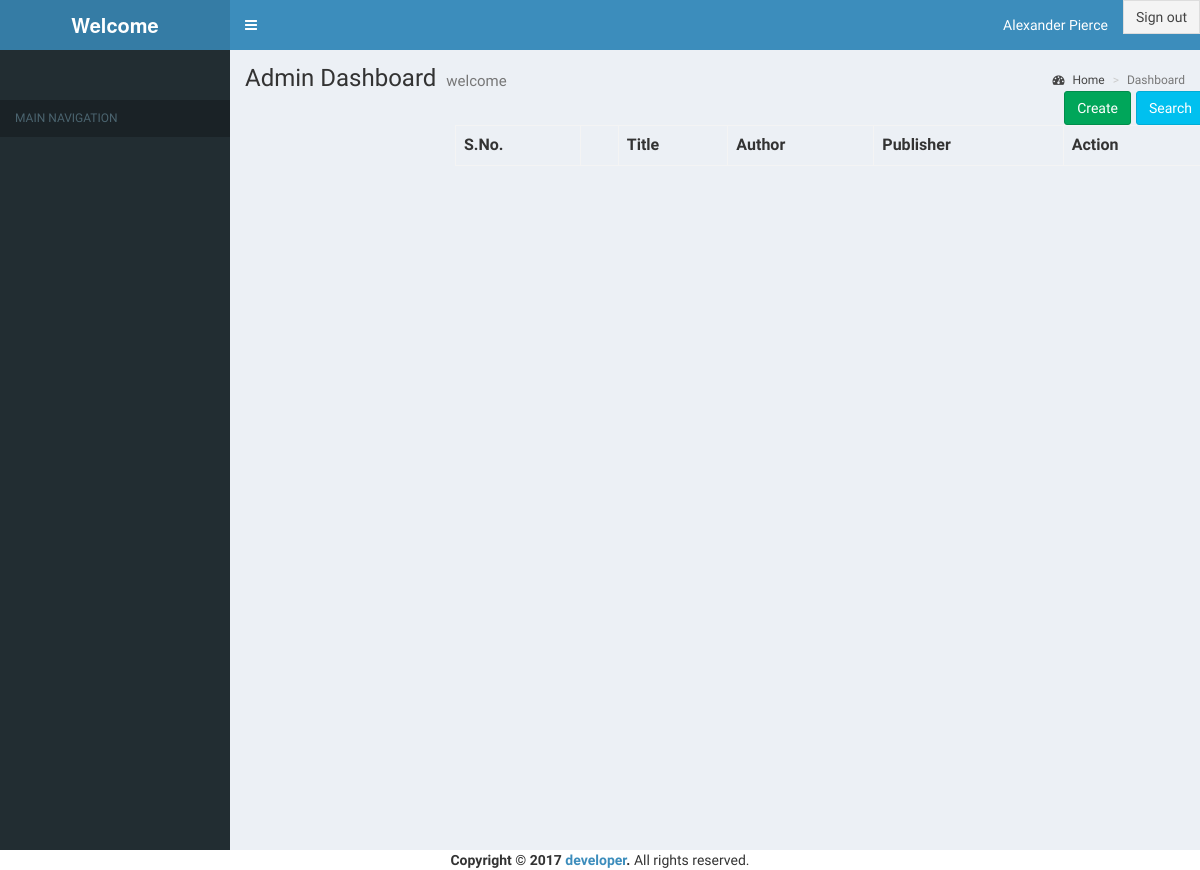
The page /welcome.php?username= (signed in) on the database as committed earlier.
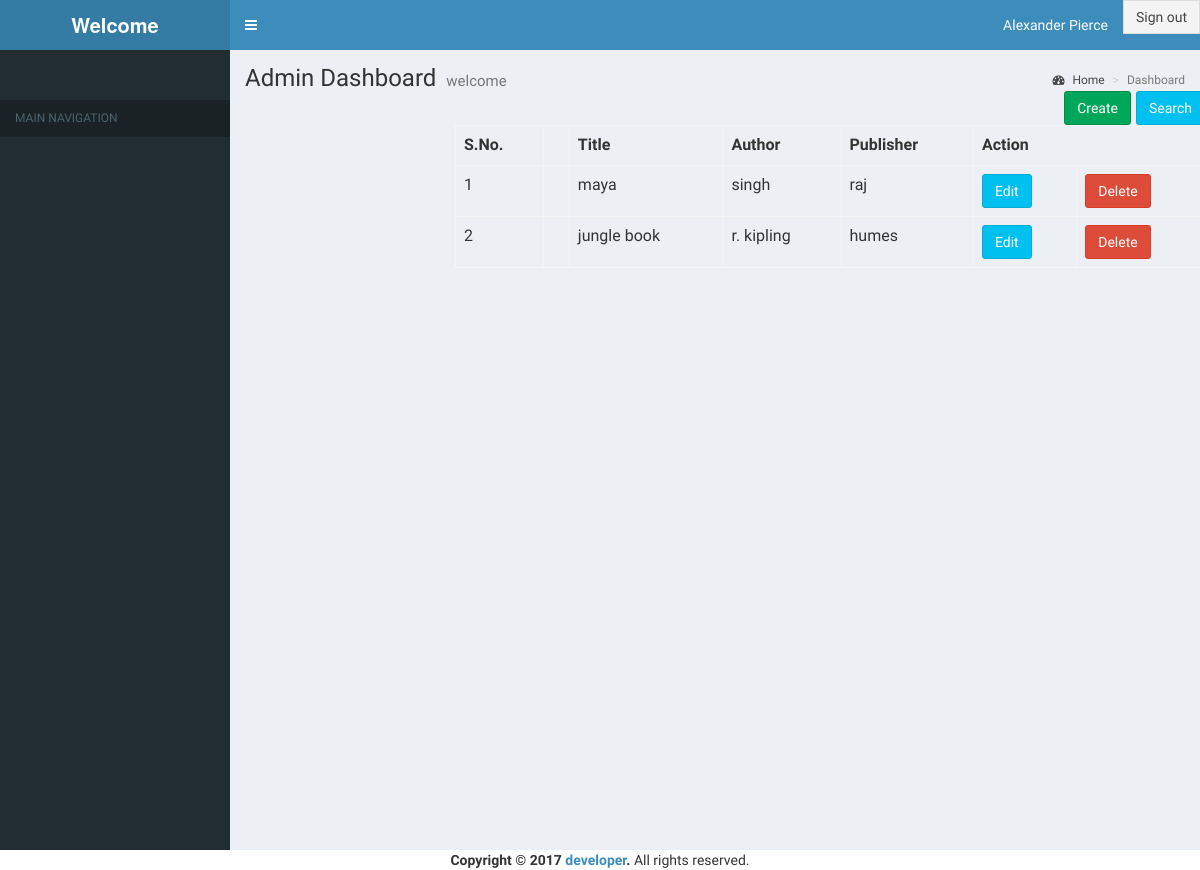
The same page on the database as committed later.
### tables this page shows
CREATE TABLE `book` (
  `id` int(11) NOT NULL,
  `title` varchar(255) NOT NULL,
  `author` varchar(255) NOT NULL,
  `publisher` varchar(255) NOT NULL,
  `created_at` date NOT NULL,
  `updated_at` date NOT NULL
);

### config/config.php (called while the page is built, shortened)
<?php
class Database{
    public function __construct(){
        $pdoOptions=array(
        PDO::ATTR_ERRMODE=>PDO::ERRMODE_EXCEPTION,
        PDO::ATTR_EMULATE_PREPARES=>false
    );
    try{
    $this->con =new PDO(
        "mysql:host=" . MYSQL_HOST . ";dbname=" . MYSQL_DATABASE,
        MYSQL_USER,
        MYSQL_PASSWORD,
        $pdoOptions
            );
    }
    catch(PDOException $ex){
        echo('not connected');
    }
        }
}
?>

### actions/fetchAllBookRecord.php (called while the page is built)
<?php
require 'config/config.php';
class bookRecord extends Database{
    public function fetch_record(){
        $sql="SELECT * FROM book";
        $stmt = $this->con->prepare($sql);
        $stmt->execute();
        $array=array();
        while($row = $stmt->fetch(PDO::FETCH_ASSOC)){
            $array[]=$row;
        }
        return $array;
    }
}
$bookRecord=new bookRecord;
$allBook=$bookRecord->fetch_record();
?>

### welcome.php (the view, shortened to what this page needs)
<?php session_start();
require('actions/fetchAllBookRecord.php');
?>
<html>
    <head>
    </head>
<body class="hold-transition skin-blue sidebar-mini">
<header class="main-header"><?php include('header.php'); ?></header>
<div class="wrapper">
<aside class="main-sidebar">
    <section class="sidebar">
    <ul class="sidebar-menu">
        <li class="header">MAIN NAVIGATION</li>
    </ul>
    </section>
</aside>
<div class="content-wrapper">
<section class="content-header">
    <h1>
        Admin Dashboard
        <small>welcome</small>
    </h1>
    <ol class="breadcrumb">
        <li><a href="#"><i class="fa fa-dashboard"></i> Home</a></li>
        <li class="active">Dashboard</li>
    </ol>
    <div class="container">
        <div class="row">
            <div class="col-md-2"></div>
            <div class="col-md-8">
                <div class="text-right btn-toolbar">
                    <button type="button" class="btn btn-info pull-right" data-toggle="modal" data-target="#searchModel">Search</button>
                    <a href="create.php" class="btn btn-success pull-right">Create</a>
                </div>
                <table class="table table-bordered">
                    <tr>
                        <th>S.No.<th>
                        <th>Title</th>
                        <th>Author</th>
                        <th>Publisher</th>
                        <th colspan="2">Action</th>
                    </tr>
                    <?php
                        $i=0;
                        foreach($allBook as $book){
                        $i++;
                    ?>
                    <tr>
                        <td><?php echo $i; ?><td>
                        <td><?php echo $book['title']; ?></td>
                        <td><?php echo $book['author']; ?></td>
                        <td><?php echo $book['publisher']; ?></td>
                        <td><a href="actions/fetchSingleBookRecord.php?id=<?php echo $book['id']; ?> " class="btn btn-info">Edit</a></td>
                        <td><a class="btn btn-danger" onclick="delete_id(<?php echo $book['id']; ?>)">Delete</a></td>
                    </tr>
                    <?php
                        }
                    ?>
                </table>
            </div>
        </div>
    </div>
    </section>
</div>
</div>
<footer><?php include('footer.php'); ?></footer>
</body>
</html>

### header.php (shortened to what this page needs)
<link rel="stylesheet" href="https://maxcdn.bootstrapcdn.com/bootstrap/3.3.7/css/bootstrap.min.css">
<link rel="stylesheet" href="https://jqueryvalidation.org/files/demo/site-demos.css">
<link rel="stylesheet" href="css/AdminLTE.min.css">
<link rel="stylesheet" href="https://cdnjs.cloudflare.com/ajax/libs/font-awesome/4.5.0/css/font-awesome.min.css">
  <link rel="stylesheet" href="https://cdnjs.cloudflare.com/ajax/libs/ionicons/2.0.1/css/ionicons.min.css">
  <link rel="stylesheet" href="css/_all-skins.min.css">
    <a href="#" class="logo">
      <span class="logo-lg"><b>Welcome</b></span>
    </a>
    <nav class="navbar navbar-static-top">
      <a href="#" class="sidebar-toggle" data-toggle="offcanvas" role="button">
      </a>
      <div class="navbar-custom-menu">
        <ul class="nav navbar-nav">
          <li class="dropdown user user-menu">
            <a href="#" class="dropdown-toggle" data-toggle="dropdown">
              <span class="hidden-xs">Alexander Pierce</span>
            </a>
          </li>
          <li class="user-footer">
                <div class="pull-right">
                  <a href="logout.php" class="btn btn-default btn-flat">Sign out</a>
                </div>
           </li>
        </ul>
      </div>
    </nav>

### footer.php (shortened to what this page needs)
<center>
<strong>Copyright &copy; 2017 <a href="#">developer</a>.</strong> All rights
reserved.

Rows that differ between the two databases and show on the page:
added book: title "maya", author "singh", publisher "raj"
added book: title "jungle book", author "r. kipling", publisher "humes"
